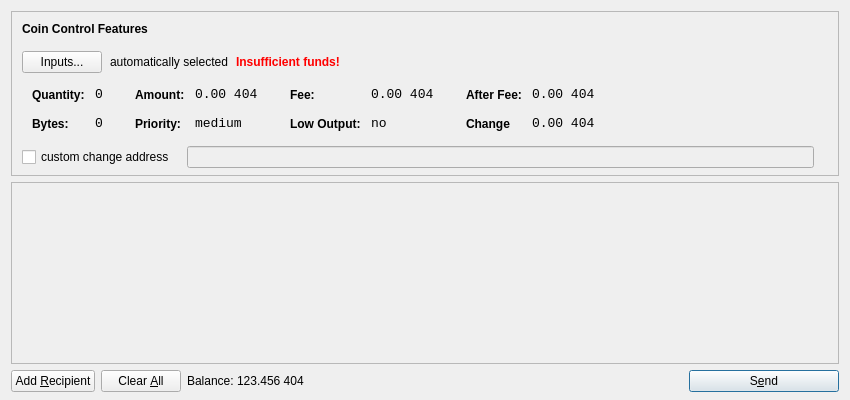
<?xml version="1.0" encoding="UTF-8"?>
<ui version="4.0">
 <class>SendCoinsDialog</class>
 <widget class="QDialog" name="SendCoinsDialog">
  <property name="geometry">
   <rect>
    <x>0</x>
    <y>0</y>
    <width>850</width>
    <height>400</height>
   </rect>
  </property>
  <property name="windowTitle">
   <string>Send Coins</string>
  </property>
  <layout class="QVBoxLayout" name="verticalLayout" stretch="0,1,0">
   <property name="bottomMargin">
    <number>8</number>
   </property>
   <item>
    <widget class="QFrame" name="frameCoinControl">
     <property name="sizePolicy">
      <sizepolicy hsizetype="Expanding" vsizetype="Expanding">
       <horstretch>0</horstretch>
       <verstretch>0</verstretch>
      </sizepolicy>
     </property>
     <property name="maximumSize">
      <size>
       <width>16777215</width>
       <height>16777215</height>
      </size>
     </property>
     <property name="frameShape">
      <enum>QFrame::StyledPanel</enum>
     </property>
     <property name="frameShadow">
      <enum>QFrame::Sunken</enum>
     </property>
     <layout class="QVBoxLayout" name="verticalLayoutCoinControl2">
      <property name="spacing">
       <number>-1</number>
      </property>
      <property name="leftMargin">
       <number>0</number>
      </property>
      <property name="topMargin">
       <number>0</number>
      </property>
      <property name="rightMargin">
       <number>0</number>
      </property>
      <property name="bottomMargin">
       <number>6</number>
      </property>
      <item>
       <layout class="QVBoxLayout" name="verticalLayoutCoinControl" stretch="0,0,0,0,1">
        <property name="spacing">
         <number>0</number>
        </property>
        <property name="leftMargin">
         <number>10</number>
        </property>
        <property name="topMargin">
         <number>10</number>
        </property>
        <item>
         <layout class="QHBoxLayout" name="horizontalLayoutCoinControl1">
          <property name="bottomMargin">
           <number>15</number>
          </property>
          <item>
           <widget class="QLabel" name="labelCoinControlFeatures">
            <property name="sizePolicy">
             <sizepolicy hsizetype="Preferred" vsizetype="Maximum">
              <horstretch>0</horstretch>
              <verstretch>0</verstretch>
             </sizepolicy>
            </property>
            <property name="font">
             <font>
              <weight>75</weight>
              <bold>true</bold>
             </font>
            </property>
            <property name="styleSheet">
             <string notr="true">font-weight:bold;</string>
            </property>
            <property name="text">
             <string>Coin Control Features</string>
            </property>
           </widget>
          </item>
         </layout>
        </item>
        <item>
         <layout class="QHBoxLayout" name="horizontalLayoutCoinControl2" stretch="0,0,0,0">
          <property name="spacing">
           <number>8</number>
          </property>
          <property name="bottomMargin">
           <number>10</number>
          </property>
          <item>
           <widget class="QPushButton" name="pushButtonCoinControl">
            <property name="styleSheet">
             <string notr="true"/>
            </property>
            <property name="text">
             <string>Inputs...</string>
            </property>
           </widget>
          </item>
          <item>
           <widget class="QLabel" name="labelCoinControlAutomaticallySelected">
            <property name="text">
             <string>automatically selected</string>
            </property>
            <property name="margin">
             <number>5</number>
            </property>
           </widget>
          </item>
          <item>
           <widget class="QLabel" name="labelCoinControlInsuffFunds">
            <property name="font">
             <font>
              <weight>75</weight>
              <bold>true</bold>
             </font>
            </property>
            <property name="styleSheet">
             <string notr="true">color:red;font-weight:bold;</string>
            </property>
            <property name="text">
             <string>Insufficient funds!</string>
            </property>
            <property name="margin">
             <number>5</number>
            </property>
           </widget>
          </item>
          <item>
           <spacer name="horizontalSpacerCoinControl">
            <property name="orientation">
             <enum>Qt::Horizontal</enum>
            </property>
            <property name="sizeHint" stdset="0">
             <size>
              <width>40</width>
              <height>1</height>
             </size>
            </property>
           </spacer>
          </item>
         </layout>
        </item>
        <item>
         <widget class="QWidget" name="widgetCoinControl" native="true">
          <property name="sizePolicy">
           <sizepolicy hsizetype="Preferred" vsizetype="Preferred">
            <horstretch>0</horstretch>
            <verstretch>0</verstretch>
           </sizepolicy>
          </property>
          <property name="minimumSize">
           <size>
            <width>0</width>
            <height>0</height>
           </size>
          </property>
          <property name="styleSheet">
           <string notr="true"/>
          </property>
          <layout class="QHBoxLayout" name="horizontalLayoutCoinControl5">
           <property name="margin">
            <number>0</number>
           </property>
           <item>
            <layout class="QHBoxLayout" name="horizontalLayoutCoinControl3" stretch="0,0,0,1">
             <property name="spacing">
              <number>20</number>
             </property>
             <property name="topMargin">
              <number>0</number>
             </property>
             <property name="bottomMargin">
              <number>10</number>
             </property>
             <item>
              <layout class="QFormLayout" name="formLayoutCoinControl1">
               <property name="horizontalSpacing">
                <number>10</number>
               </property>
               <property name="verticalSpacing">
                <number>14</number>
               </property>
               <property name="leftMargin">
                <number>10</number>
               </property>
               <property name="topMargin">
                <number>4</number>
               </property>
               <property name="rightMargin">
                <number>6</number>
               </property>
               <item row="0" column="0">
                <widget class="QLabel" name="labelCoinControlQuantityText">
                 <property name="styleSheet">
                  <string notr="true">font-weight:bold;</string>
                 </property>
                 <property name="text">
                  <string>Quantity:</string>
                 </property>
                 <property name="margin">
                  <number>0</number>
                 </property>
                </widget>
               </item>
               <item row="0" column="1">
                <widget class="QLabel" name="labelCoinControlQuantity">
                 <property name="font">
                  <font>
                   <family>Monospace</family>
                   <pointsize>10</pointsize>
                  </font>
                 </property>
                 <property name="cursor">
                  <cursorShape>IBeamCursor</cursorShape>
                 </property>
                 <property name="contextMenuPolicy">
                  <enum>Qt::ActionsContextMenu</enum>
                 </property>
                 <property name="text">
                  <string>0</string>
                 </property>
                 <property name="margin">
                  <number>0</number>
                 </property>
                 <property name="textInteractionFlags">
                  <set>Qt::LinksAccessibleByMouse|Qt::TextSelectableByKeyboard|Qt::TextSelectableByMouse</set>
                 </property>
                </widget>
               </item>
               <item row="1" column="0">
                <widget class="QLabel" name="labelCoinControlBytesText">
                 <property name="styleSheet">
                  <string notr="true">font-weight:bold;</string>
                 </property>
                 <property name="text">
                  <string>Bytes:</string>
                 </property>
                </widget>
               </item>
               <item row="1" column="1">
                <widget class="QLabel" name="labelCoinControlBytes">
                 <property name="font">
                  <font>
                   <family>Monospace</family>
                   <pointsize>10</pointsize>
                  </font>
                 </property>
                 <property name="cursor">
                  <cursorShape>IBeamCursor</cursorShape>
                 </property>
                 <property name="contextMenuPolicy">
                  <enum>Qt::ActionsContextMenu</enum>
                 </property>
                 <property name="text">
                  <string>0</string>
                 </property>
                 <property name="textInteractionFlags">
                  <set>Qt::LinksAccessibleByMouse|Qt::TextSelectableByKeyboard|Qt::TextSelectableByMouse</set>
                 </property>
                </widget>
               </item>
              </layout>
             </item>
             <item>
              <layout class="QFormLayout" name="formLayoutCoinControl2">
               <property name="horizontalSpacing">
                <number>10</number>
               </property>
               <property name="verticalSpacing">
                <number>14</number>
               </property>
               <property name="leftMargin">
                <number>6</number>
               </property>
               <property name="topMargin">
                <number>4</number>
               </property>
               <property name="rightMargin">
                <number>6</number>
               </property>
               <item row="0" column="0">
                <widget class="QLabel" name="labelCoinControlAmountText">
                 <property name="styleSheet">
                  <string notr="true">font-weight:bold;</string>
                 </property>
                 <property name="text">
                  <string>Amount:</string>
                 </property>
                 <property name="margin">
                  <number>0</number>
                 </property>
                </widget>
               </item>
               <item row="0" column="1">
                <widget class="QLabel" name="labelCoinControlAmount">
                 <property name="font">
                  <font>
                   <family>Monospace</family>
                   <pointsize>10</pointsize>
                  </font>
                 </property>
                 <property name="cursor">
                  <cursorShape>IBeamCursor</cursorShape>
                 </property>
                 <property name="contextMenuPolicy">
                  <enum>Qt::ActionsContextMenu</enum>
                 </property>
                 <property name="text">
                  <string>0.00 404</string>
                 </property>
                 <property name="textInteractionFlags">
                  <set>Qt::LinksAccessibleByMouse|Qt::TextSelectableByKeyboard|Qt::TextSelectableByMouse</set>
                 </property>
                </widget>
               </item>
               <item row="1" column="0">
                <widget class="QLabel" name="labelCoinControlPriorityText">
                 <property name="styleSheet">
                  <string notr="true">font-weight:bold;</string>
                 </property>
                 <property name="text">
                  <string>Priority:</string>
                 </property>
                </widget>
               </item>
               <item row="1" column="1">
                <widget class="QLabel" name="labelCoinControlPriority">
                 <property name="font">
                  <font>
                   <family>Monospace</family>
                   <pointsize>10</pointsize>
                  </font>
                 </property>
                 <property name="cursor">
                  <cursorShape>IBeamCursor</cursorShape>
                 </property>
                 <property name="contextMenuPolicy">
                  <enum>Qt::ActionsContextMenu</enum>
                 </property>
                 <property name="text">
                  <string>medium</string>
                 </property>
                 <property name="textInteractionFlags">
                  <set>Qt::LinksAccessibleByMouse|Qt::TextSelectableByKeyboard|Qt::TextSelectableByMouse</set>
                 </property>
                </widget>
               </item>
              </layout>
             </item>
             <item>
              <layout class="QFormLayout" name="formLayoutCoinControl3">
               <property name="horizontalSpacing">
                <number>10</number>
               </property>
               <property name="verticalSpacing">
                <number>14</number>
               </property>
               <property name="leftMargin">
                <number>6</number>
               </property>
               <property name="topMargin">
                <number>4</number>
               </property>
               <property name="rightMargin">
                <number>6</number>
               </property>
               <item row="0" column="0">
                <widget class="QLabel" name="labelCoinControlFeeText">
                 <property name="styleSheet">
                  <string notr="true">font-weight:bold;</string>
                 </property>
                 <property name="text">
                  <string>Fee:</string>
                 </property>
                 <property name="margin">
                  <number>0</number>
                 </property>
                </widget>
               </item>
               <item row="0" column="1">
                <widget class="QLabel" name="labelCoinControlFee">
                 <property name="font">
                  <font>
                   <family>Monospace</family>
                   <pointsize>10</pointsize>
                  </font>
                 </property>
                 <property name="cursor">
                  <cursorShape>IBeamCursor</cursorShape>
                 </property>
                 <property name="contextMenuPolicy">
                  <enum>Qt::ActionsContextMenu</enum>
                 </property>
                 <property name="text">
                  <string>0.00 404</string>
                 </property>
                 <property name="textInteractionFlags">
                  <set>Qt::LinksAccessibleByMouse|Qt::TextSelectableByKeyboard|Qt::TextSelectableByMouse</set>
                 </property>
                </widget>
               </item>
               <item row="1" column="0">
                <widget class="QLabel" name="labelCoinControlLowOutputText">
                 <property name="styleSheet">
                  <string notr="true">font-weight:bold;</string>
                 </property>
                 <property name="text">
                  <string>Low Output:</string>
                 </property>
                </widget>
               </item>
               <item row="1" column="1">
                <widget class="QLabel" name="labelCoinControlLowOutput">
                 <property name="font">
                  <font>
                   <family>Monospace</family>
                   <pointsize>10</pointsize>
                  </font>
                 </property>
                 <property name="cursor">
                  <cursorShape>IBeamCursor</cursorShape>
                 </property>
                 <property name="contextMenuPolicy">
                  <enum>Qt::ActionsContextMenu</enum>
                 </property>
                 <property name="text">
                  <string>no</string>
                 </property>
                 <property name="textInteractionFlags">
                  <set>Qt::LinksAccessibleByMouse|Qt::TextSelectableByKeyboard|Qt::TextSelectableByMouse</set>
                 </property>
                </widget>
               </item>
              </layout>
             </item>
             <item>
              <layout class="QFormLayout" name="formLayoutCoinControl4">
               <property name="horizontalSpacing">
                <number>10</number>
               </property>
               <property name="verticalSpacing">
                <number>14</number>
               </property>
               <property name="leftMargin">
                <number>6</number>
               </property>
               <property name="topMargin">
                <number>4</number>
               </property>
               <property name="rightMargin">
                <number>6</number>
               </property>
               <item row="0" column="0">
                <widget class="QLabel" name="labelCoinControlAfterFeeText">
                 <property name="styleSheet">
                  <string notr="true">font-weight:bold;</string>
                 </property>
                 <property name="text">
                  <string>After Fee:</string>
                 </property>
                 <property name="margin">
                  <number>0</number>
                 </property>
                </widget>
               </item>
               <item row="0" column="1">
                <widget class="QLabel" name="labelCoinControlAfterFee">
                 <property name="font">
                  <font>
                   <family>Monospace</family>
                   <pointsize>10</pointsize>
                  </font>
                 </property>
                 <property name="cursor">
                  <cursorShape>IBeamCursor</cursorShape>
                 </property>
                 <property name="contextMenuPolicy">
                  <enum>Qt::ActionsContextMenu</enum>
                 </property>
                 <property name="text">
                  <string>0.00 404</string>
                 </property>
                 <property name="textInteractionFlags">
                  <set>Qt::LinksAccessibleByMouse|Qt::TextSelectableByKeyboard|Qt::TextSelectableByMouse</set>
                 </property>
                </widget>
               </item>
               <item row="1" column="0">
                <widget class="QLabel" name="labelCoinControlChangeText">
                 <property name="styleSheet">
                  <string notr="true">font-weight:bold;</string>
                 </property>
                 <property name="text">
                  <string>Change</string>
                 </property>
                </widget>
               </item>
               <item row="1" column="1">
                <widget class="QLabel" name="labelCoinControlChange">
                 <property name="font">
                  <font>
                   <family>Monospace</family>
                   <pointsize>10</pointsize>
                  </font>
                 </property>
                 <property name="cursor">
                  <cursorShape>IBeamCursor</cursorShape>
                 </property>
                 <property name="contextMenuPolicy">
                  <enum>Qt::ActionsContextMenu</enum>
                 </property>
                 <property name="text">
                  <string>0.00 404</string>
                 </property>
                 <property name="textInteractionFlags">
                  <set>Qt::LinksAccessibleByMouse|Qt::TextSelectableByKeyboard|Qt::TextSelectableByMouse</set>
                 </property>
                </widget>
               </item>
              </layout>
             </item>
            </layout>
           </item>
          </layout>
         </widget>
        </item>
        <item>
         <layout class="QHBoxLayout" name="horizontalLayoutCoinControl4" stretch="0,0,0">
          <property name="spacing">
           <number>12</number>
          </property>
          <property name="sizeConstraint">
           <enum>QLayout::SetDefaultConstraint</enum>
          </property>
          <property name="topMargin">
           <number>5</number>
          </property>
          <property name="rightMargin">
           <number>5</number>
          </property>
          <item>
           <widget class="QCheckBox" name="checkBoxCoinControlChange">
            <property name="text">
             <string>custom change address</string>
            </property>
           </widget>
          </item>
          <item>
           <widget class="QLineEdit" name="lineEditCoinControlChange">
            <property name="enabled">
             <bool>false</bool>
            </property>
            <property name="sizePolicy">
             <sizepolicy hsizetype="Expanding" vsizetype="Fixed">
              <horstretch>0</horstretch>
              <verstretch>0</verstretch>
             </sizepolicy>
            </property>
           </widget>
          </item>
          <item>
           <widget class="QLabel" name="labelCoinControlChangeLabel">
            <property name="sizePolicy">
             <sizepolicy hsizetype="Preferred" vsizetype="Expanding">
              <horstretch>0</horstretch>
              <verstretch>0</verstretch>
             </sizepolicy>
            </property>
            <property name="minimumSize">
             <size>
              <width>0</width>
              <height>0</height>
             </size>
            </property>
            <property name="text">
             <string/>
            </property>
            <property name="margin">
             <number>3</number>
            </property>
           </widget>
          </item>
         </layout>
        </item>
        <item>
         <spacer name="verticalSpacerCoinControl">
          <property name="orientation">
           <enum>Qt::Vertical</enum>
          </property>
          <property name="sizeHint" stdset="0">
           <size>
            <width>800</width>
            <height>1</height>
           </size>
          </property>
         </spacer>
        </item>
       </layout>
      </item>
     </layout>
    </widget>
   </item>
   <item>
    <widget class="QScrollArea" name="scrollArea">
     <property name="widgetResizable">
      <bool>true</bool>
     </property>
     <widget class="QWidget" name="scrollAreaWidgetContents">
      <property name="geometry">
       <rect>
        <x>0</x>
        <y>0</y>
        <width>830</width>
        <height>165</height>
       </rect>
      </property>
      <layout class="QVBoxLayout" name="verticalLayout_2">
       <property name="margin">
        <number>0</number>
       </property>
       <item>
        <layout class="QVBoxLayout" name="entries">
         <property name="spacing">
          <number>6</number>
         </property>
        </layout>
       </item>
       <item>
        <spacer name="verticalSpacer">
         <property name="orientation">
          <enum>Qt::Vertical</enum>
         </property>
         <property name="sizeHint" stdset="0">
          <size>
           <width>20</width>
           <height>40</height>
          </size>
         </property>
        </spacer>
       </item>
      </layout>
     </widget>
    </widget>
   </item>
   <item>
    <layout class="QHBoxLayout" name="horizontalLayout">
     <item>
      <widget class="QPushButton" name="addButton">
       <property name="toolTip">
        <string>Send to multiple recipients at once</string>
       </property>
       <property name="text">
        <string>Add &amp;Recipient</string>
       </property>
       <property name="icon">
        <iconset resource="../bitcoin.qrc">
         <normaloff>:/icons/add</normaloff>:/icons/add</iconset>
       </property>
       <property name="autoDefault">
        <bool>false</bool>
       </property>
      </widget>
     </item>
     <item>
      <widget class="QPushButton" name="clearButton">
       <property name="sizePolicy">
        <sizepolicy hsizetype="Minimum" vsizetype="Fixed">
         <horstretch>0</horstretch>
         <verstretch>0</verstretch>
        </sizepolicy>
       </property>
       <property name="toolTip">
        <string>Remove all transaction fields</string>
       </property>
       <property name="text">
        <string>Clear &amp;All</string>
       </property>
       <property name="icon">
        <iconset resource="../bitcoin.qrc">
         <normaloff>:/icons/remove</normaloff>:/icons/remove</iconset>
       </property>
       <property name="autoRepeatDelay">
        <number>300</number>
       </property>
       <property name="autoDefault">
        <bool>false</bool>
       </property>
      </widget>
     </item>
     <item>
      <layout class="QHBoxLayout" name="horizontalLayout_2">
       <property name="spacing">
        <number>3</number>
       </property>
       <item>
        <widget class="QLabel" name="label">
         <property name="sizePolicy">
          <sizepolicy hsizetype="Preferred" vsizetype="Fixed">
           <horstretch>0</horstretch>
           <verstretch>0</verstretch>
          </sizepolicy>
         </property>
         <property name="text">
          <string>Balance:</string>
         </property>
        </widget>
       </item>
       <item>
        <widget class="QLabel" name="labelBalance">
         <property name="sizePolicy">
          <sizepolicy hsizetype="Preferred" vsizetype="Fixed">
           <horstretch>0</horstretch>
           <verstretch>0</verstretch>
          </sizepolicy>
         </property>
         <property name="cursor">
          <cursorShape>IBeamCursor</cursorShape>
         </property>
         <property name="text">
          <string>123.456 404</string>
         </property>
         <property name="textInteractionFlags">
          <set>Qt::LinksAccessibleByMouse|Qt::TextSelectableByKeyboard|Qt::TextSelectableByMouse</set>
         </property>
        </widget>
       </item>
      </layout>
     </item>
     <item>
      <spacer name="horizontalSpacer">
       <property name="orientation">
        <enum>Qt::Horizontal</enum>
       </property>
       <property name="sizeHint" stdset="0">
        <size>
         <width>40</width>
         <height>20</height>
        </size>
       </property>
      </spacer>
     </item>
     <item>
      <widget class="QPushButton" name="sendButton">
       <property name="minimumSize">
        <size>
         <width>150</width>
         <height>0</height>
        </size>
       </property>
       <property name="toolTip">
        <string>Confirm the send action</string>
       </property>
       <property name="text">
        <string>S&amp;end</string>
       </property>
       <property name="icon">
        <iconset resource="../bitcoin.qrc">
         <normaloff>:/icons/send</normaloff>:/icons/send</iconset>
       </property>
       <property name="default">
        <bool>true</bool>
       </property>
      </widget>
     </item>
    </layout>
   </item>
  </layout>
 </widget>
 <resources>
  <include location="../bitcoin.qrc"/>
 </resources>
 <connections/>
</ui>
